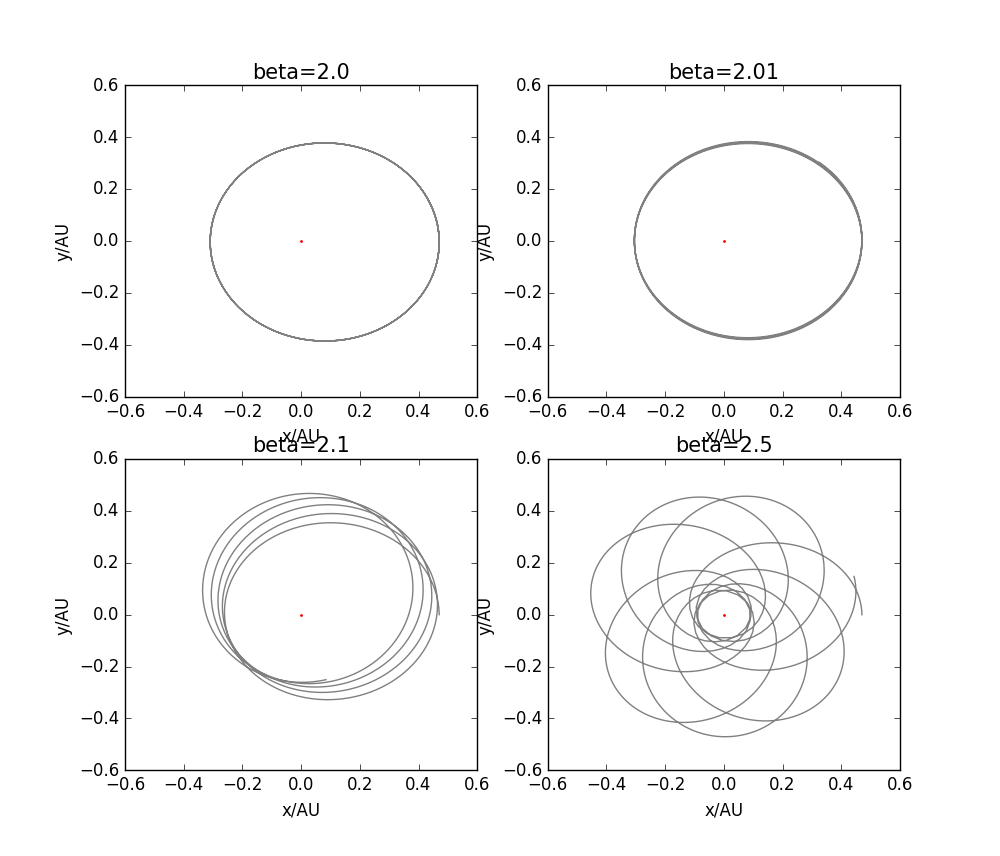

Python code for this plot:
import numpy as np
from pylab import *
from math import *


#Determine the initial value
def initial(a,e):
    x0=a*(1+e)
    y0=0
    v_x0=0
    v_y0=2*pi*sqrt((1-e)/(a*(1+e)))
    return [x0,y0,v_x0,v_y0]

def orbits(beta):
    i_M=initial(0.39,0.206)
    x0=i_M[0]
    x=[]
    x.append(x0)
    y0=i_M[1]
    y=[]
    y.append(y0)
    v_x0=i_M[2]
    v_x=[]
    v_x.append(v_x0)
    v_y0=i_M[3]
    v_y=[]
    v_y.append(v_y0)
    r=[]
    r.append(sqrt(x0**2+y0**2))
    time=1
    dt=0.001

    for i in range(int(time/dt)):
        v_x.append(v_x[i]-4*pi**2*x[i]/(r[i]**(beta+1))*dt)
        x.append(x[i]+v_x[i+1]*dt)
        v_y.append(v_y[i]-4*pi**2*y[i]/(r[i]**(beta+1))*dt)
        y.append(y[i]+v_y[i+1]*dt)
        r.append(sqrt(x[i+1]**2+y[i+1]**2))
    return [x,y,v_x,v_y,r]

#The orbits of planet

M1=orbits(2.0)
x_M1=M1[0]
y_M1=M1[1]
M2=orbits(2.01)
x_M2=M2[0]
y_M2=M2[1]
M3=orbits(2.1)
x_M3=M3[0]
y_M3=M3[1]
M4=orbits(2.5)
x_M4=M4[0]
y_M4=M4[1]
#plot
figure(figsize=[10,10])

subplot(221)#3 numbers:the total number of rows,columns and the number of subplot
plot(x_M1,y_M1,color='grey')
scatter(0,0,s=1,color='red')
title('beta=2.0',fontsize=15)
xlabel('x/AU')
xlim(-0.6,0.6)
ylabel('y/AU')
ylim(-0.6,0.6)

subplot(222)
plot(x_M2,y_M2,color='grey')
scatter(0,0,s=1,color='red')
title('beta=2.01',fontsize=15)
xlabel('x/AU')
xlim(-0.6,0.6)
ylabel('y/AU')
ylim(-0.6,0.6)

subplot(223)
plot(x_M3,y_M3,color='grey')
scatter(0,0,s=1,color='red')
title('beta=2.1',fontsize=15)
xlabel('x/AU')
xlim(-0.6,0.6)
ylabel('y/AU')
ylim(-0.6,0.6)

subplot(224)
plot(x_M4,y_M4,color='grey')
scatter(0,0,s=1,color='red')
title('beta=2.5',fontsize=15)
xlabel('x/AU')
xlim(-0.6,0.6)
ylabel('y/AU')
ylim(-0.6,0.6)

savefig('planet2.png')
show()
